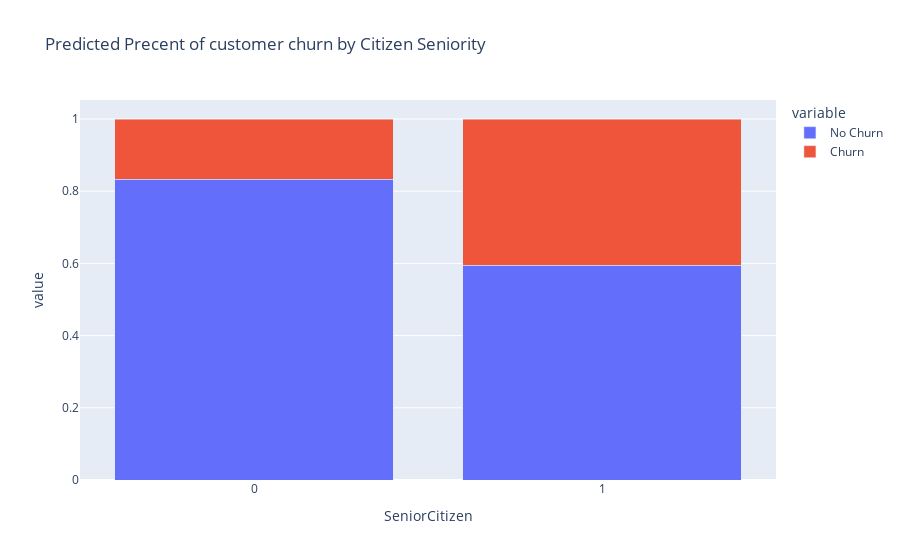

Notebook code for this chart:
### Markdown cell above
# 2 . Citizen Seniority

### Code cell
citizen_churn = test.groupby('SeniorCitizen')['Churn'].value_counts(normalize=True).unstack().reset_index()
citizen_churn.rename(columns={'No': 'No Churn', 'Yes': 'Churn'}, inplace=True)

fig = px.bar(citizen_churn, x='SeniorCitizen', y=['No Churn', 'Churn'], barmode='stack', title='Predicted Precent of customer churn by Citizen Seniority')
fig.show()

### Figure 1 — Plotly figure (JSON) as saved in the notebook; plotly's stock layout.template omitted (floating-point values rounded to 4 significant figures)
{"data": [{"alignmentgroup": "True", "hovertemplate": "variable=No Churn<br>SeniorCitizen=%{x}<br>value=%{y}<extra></extra>", "legendgroup": "No Churn", "marker": {"color": "#636efa", "pattern": {"shape": ""}}, "name": "No Churn", "offsetgroup": "No Churn", "orientation": "v", "showlegend": true, "textposition": "auto", "type": "bar", "x": ["0", "1"], "xaxis": "x", "y": [0.8324, 0.5944], "yaxis": "y"}, {"alignmentgroup": "True", "hovertemplate": "variable=Churn<br>SeniorCitizen=%{x}<br>value=%{y}<extra></extra>", "legendgroup": "Churn", "marker": {"color": "#EF553B", "pattern": {"shape": ""}}, "name": "Churn", "offsetgroup": "Churn", "orientation": "v", "showlegend": true, "textposition": "auto", "type": "bar", "x": ["0", "1"], "xaxis": "x", "y": [0.1676, 0.4056], "yaxis": "y"}], "layout": {"barmode": "stack", "legend": {"title": {"text": "variable"}, "tracegroupgap": 0}, "title": {"text": "Predicted Precent of customer churn by Citizen Seniority"}, "xaxis": {"anchor": "y", "domain": [0, 1], "title": {"text": "SeniorCitizen"}}, "yaxis": {"anchor": "x", "domain": [0, 1], "title": {"text": "value"}}}}
